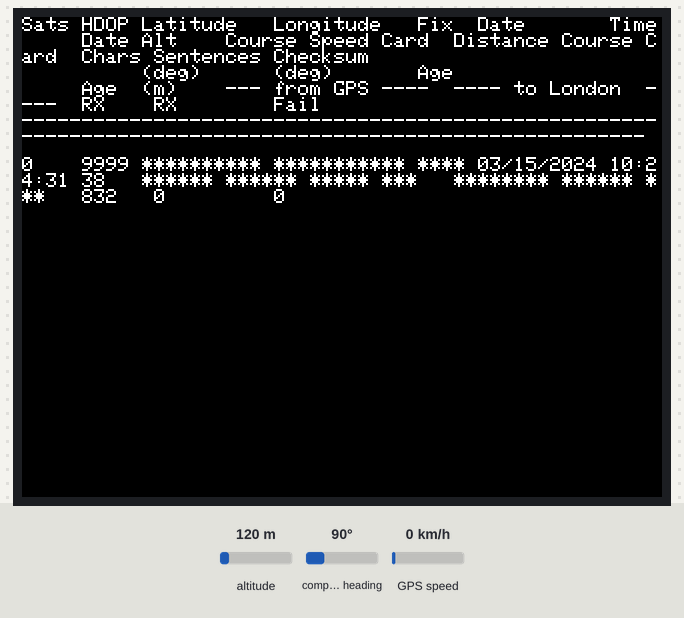
This sketch was run on a simulated ESP32-S3. Parts: 320×240 colour display. The inputs (shaded band) are chosen by the test bench; at power-on: compass heading 90°, GPS speed 0 km/h, altitude 120 m. The GPS gets a fix after 3 s at 37.7749, -122.4194 with 8 satellites.

Above: at 1.3 s.
1.4 s: compass heading set to 7°
At 4.1 s:
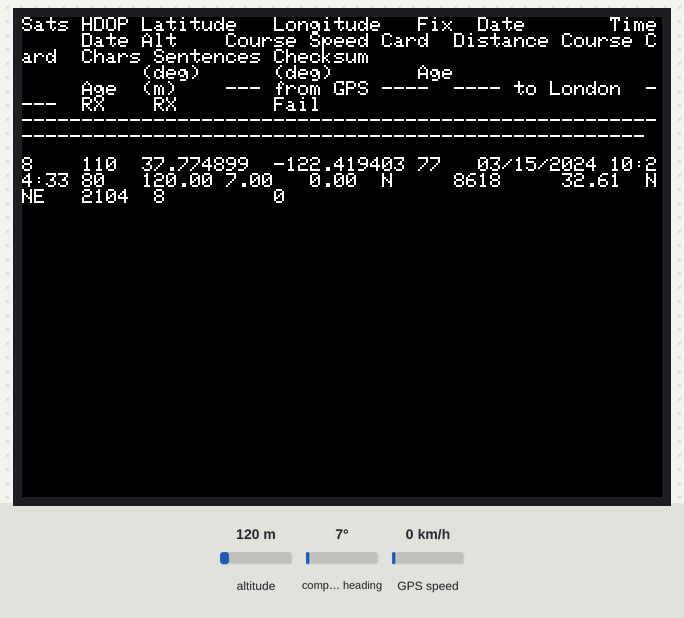
5.5 s: GPS speed set to 98 km/h
At 6.9 s:
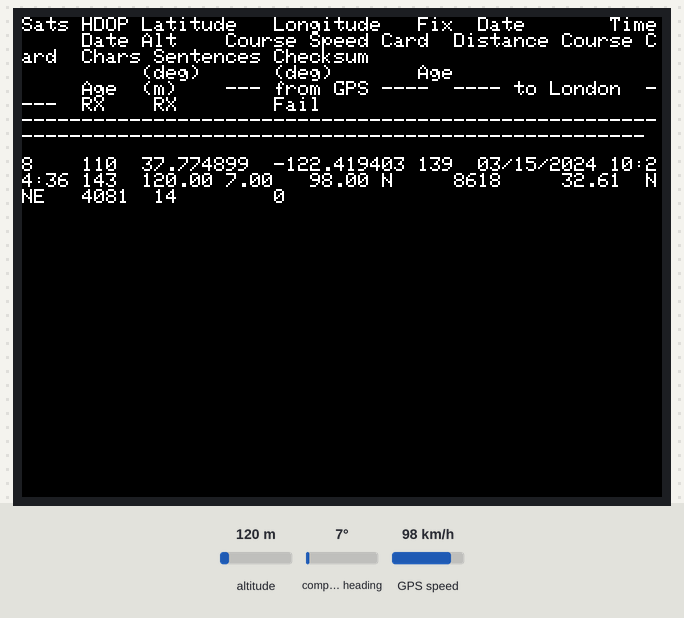
8.8 s: GPS speed set to 102 km/h
At 10.2 s:
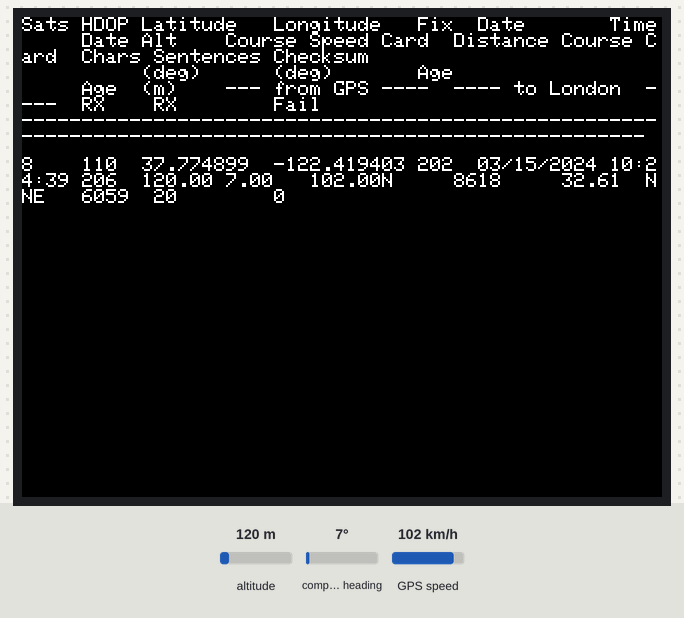
12.9 s: compass heading set to 90°
At 14.0 s:
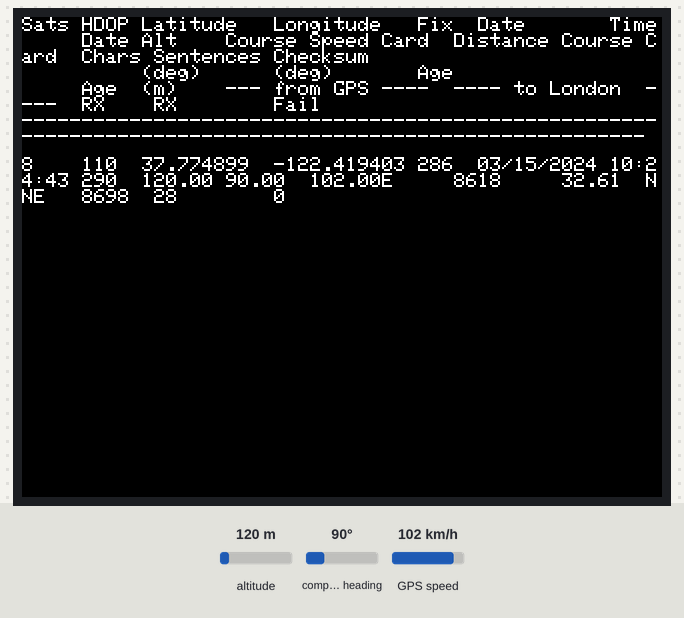
17.0 s: compass heading set to 180°
At 18.4 s:
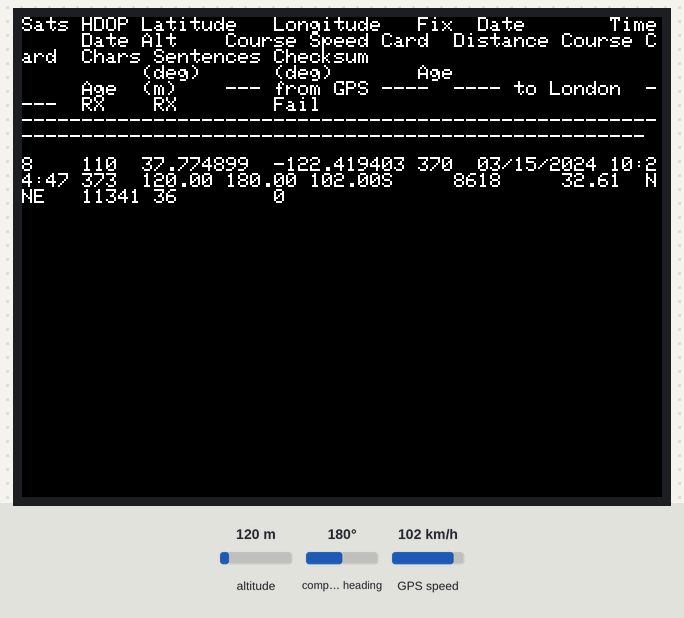
21.1 s: compass heading set to 269°
At 22.4 s:
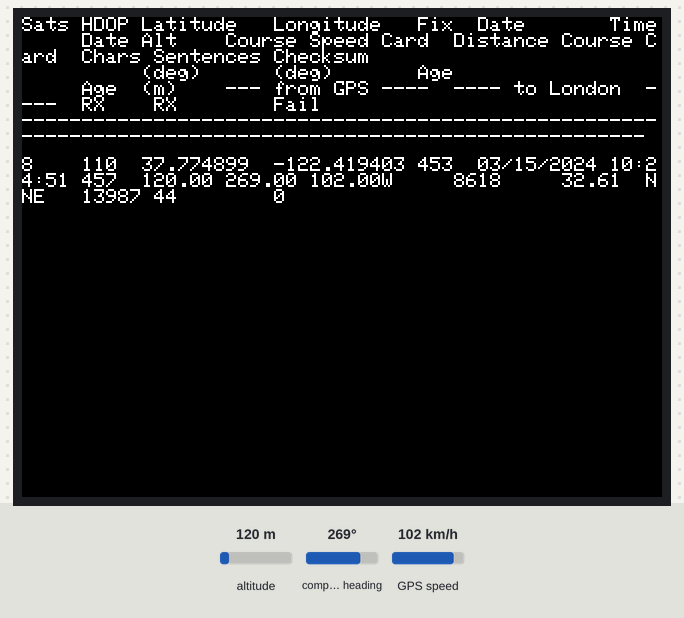
Timing chart, 0 to 24.1 s (numbered marks = the images above; inputs shaded):
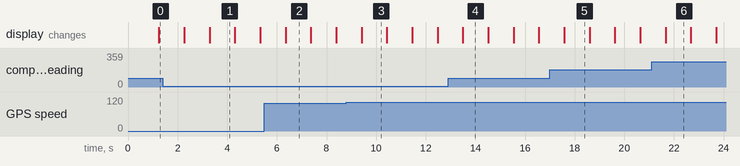

Measured:
- the behaviour switches between 99 and 100 km/h on GPS speed (found by bisection; images 2 and 3)
- after the input at 8.8 s, the display: changes after 0.62 s (image 3)
- after the input at 12.9 s, the display: changes after 0.60 s (image 4)
- after the input at 17.0 s, the display: changes after 0.58 s (image 5)
- after the input at 21.1 s, the display: changes after 0.57 s (image 6)
- what the display in image 1 shows lasts 1.0 s, from 3.3 s to 4.3 s

The sketch:

GPS.ino
```cpp
#include <M5CoreS3.h>
#include <TinyGPSPlus.h>

static const uint32_t GPSBaud = 9600;

TinyGPSPlus gps;
HardwareSerial ss(2);

void setup() {
    M5.begin();
    M5.Power.begin();
    ss.begin(GPSBaud, SERIAL_8N1, 18, 17);

    M5.Lcd.println(F(
        "Sats HDOP Latitude   Longitude   Fix  Date       Time     Date Alt    "
        "Course Speed Card  Distance Course Card  Chars Sentences Checksum"));
    M5.Lcd.println(
        F("          (deg)      (deg)       Age                      Age  (m)  "
          "  --- from GPS ----  ---- to London  ----  RX    RX        Fail"));
    M5.Lcd.println(
        F("--------------------------------------------------------------------"
          "-------------------------------------"));
}

void loop() {
    M5.Lcd.setCursor(0, 70);
    M5.Lcd.setTextColor(WHITE, BLACK);
    static const double LONDON_LAT = 51.508131, LONDON_LON = -0.128002;

    printInt(gps.satellites.value(), gps.satellites.isValid(), 5);
    printInt(gps.hdop.value(), gps.hdop.isValid(), 5);
    printFloat(gps.location.lat(), gps.location.isValid(), 11, 6);
    printFloat(gps.location.lng(), gps.location.isValid(), 12, 6);
    printInt(gps.location.age(), gps.location.isValid(), 5);
    printDateTime(gps.date, gps.time);
    printFloat(gps.altitude.meters(), gps.altitude.isValid(), 7, 2);
    printFloat(gps.course.deg(), gps.course.isValid(), 7, 2);
    printFloat(gps.speed.kmph(), gps.speed.isValid(), 6, 2);
    printStr(
        gps.course.isValid() ? TinyGPSPlus::cardinal(gps.course.deg()) : "*** ",
        6);

    unsigned long distanceKmToLondon =
        (unsigned long)TinyGPSPlus::distanceBetween(
            gps.location.lat(), gps.location.lng(), LONDON_LAT, LONDON_LON) /
        1000;
    printInt(distanceKmToLondon, gps.location.isValid(), 9);

    double courseToLondon = TinyGPSPlus::courseTo(
        gps.location.lat(), gps.location.lng(), LONDON_LAT, LONDON_LON);

    printFloat(courseToLondon, gps.location.isValid(), 7, 2);

    const char *cardinalToLondon = TinyGPSPlus::cardinal(courseToLondon);

    printStr(gps.location.isValid() ? cardinalToLondon : "*** ", 6);

    printInt(gps.charsProcessed(), true, 6);
    printInt(gps.sentencesWithFix(), true, 10);
    printInt(gps.failedChecksum(), true, 9);
    M5.Lcd.println();

    smartDelay(1000);

    if (millis() > 5000 && gps.charsProcessed() < 10)
        M5.Lcd.println(F("No GPS data received: check wiring"));
}

// This custom version of delay() ensures that GPS objects work properly.
static void smartDelay(unsigned long ms) {
    unsigned long start = millis();
    do {
        while (ss.available()) gps.encode(ss.read());
    } while (millis() - start < ms);
}

static void printFloat(float val, bool valid, int len, int prec) {
    if (!valid) {
        while (len-- > 1) M5.Lcd.print('*');
        M5.Lcd.print(' ');
    } else {
        M5.Lcd.print(val, prec);
        int vi   = abs((int)val);
        int flen = prec + (val < 0.0 ? 2 : 1);  // . and -
        flen += vi >= 1000 ? 4 : vi >= 100 ? 3 : vi >= 10 ? 2 : 1;
        for (int i = flen; i < len; ++i) M5.Lcd.print(' ');
    }
    smartDelay(0);
}

static void printInt(unsigned long val, bool valid, int len) {
    char sz[32] = "*****************";
    if (valid) sprintf(sz, "%ld", val);
    sz[len] = 0;
    for (int i = strlen(sz); i < len; ++i) sz[i] = ' ';
    if (len > 0) sz[len - 1] = ' ';
    M5.Lcd.print(sz);
    smartDelay(0);
}

static void printDateTime(TinyGPSDate &d, TinyGPSTime &t) {
    if (!d.isValid()) {
        M5.Lcd.print(F("********** "));
    } else {
        char sz[32];
        sprintf(sz, "%02d/%02d/%02d ", d.month(), d.day(), d.year());
        M5.Lcd.print(sz);
    }

    if (!t.isValid()) {
        M5.Lcd.print(F("******** "));
    } else {
        char sz[32];
        sprintf(sz, "%02d:%02d:%02d ", t.hour(), t.minute(), t.second());
        M5.Lcd.print(sz);
    }

    printInt(d.age(), d.isValid(), 5);
    smartDelay(0);
}

static void printStr(const char *str, int len) {
    int slen = strlen(str);
    for (int i = 0; i < len; ++i) M5.Lcd.print(i < slen ? str[i] : ' ');
    smartDelay(0);
}
```
